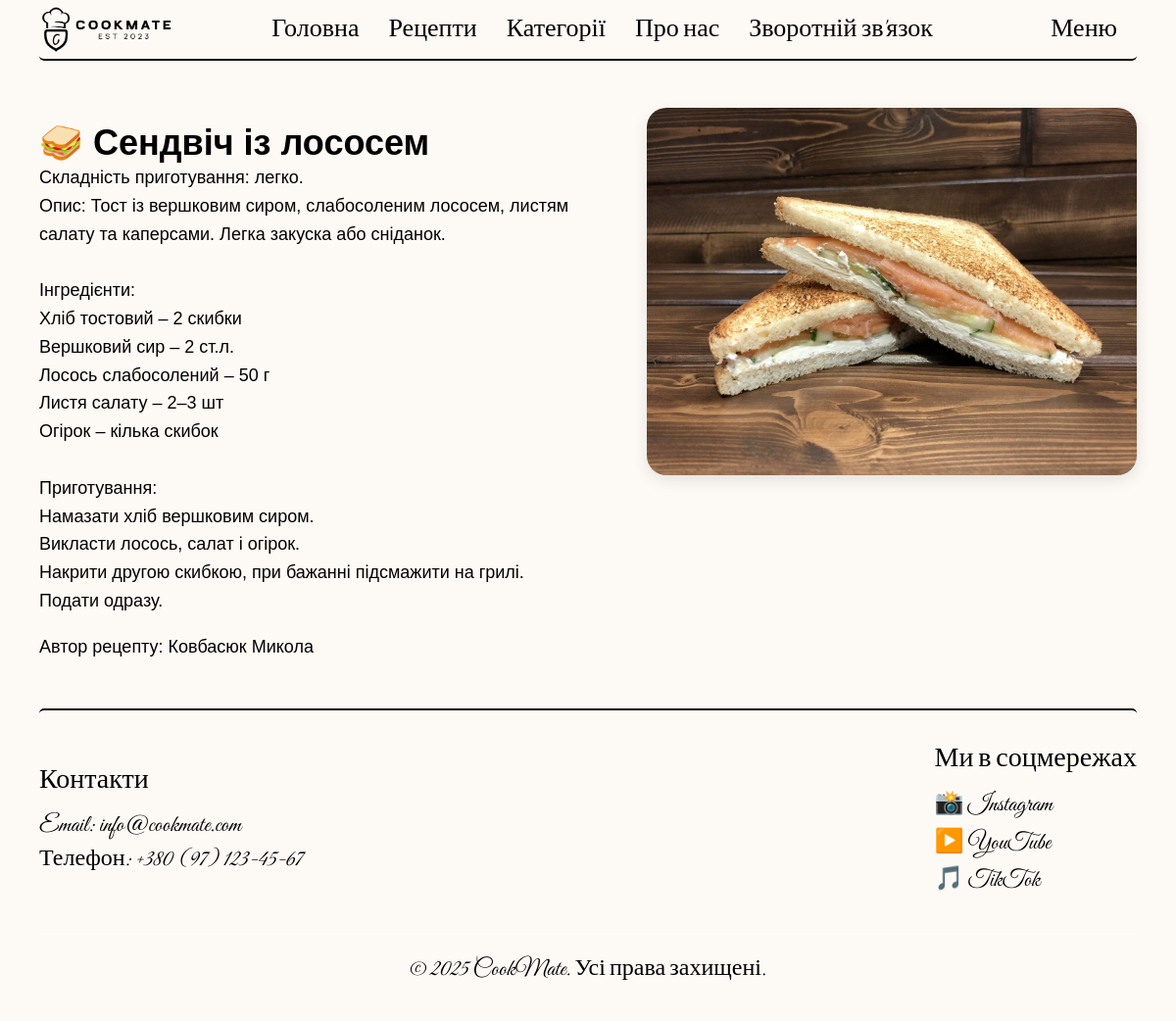
The page /recipes/recipe.php?id=6 on the database its author committed.
### tables this page shows
CREATE TABLE `recipe` (
  `id` int NOT NULL,
  `cook_id` int NOT NULL,
  `image` varchar(128) NOT NULL,
  `title` varchar(128) NOT NULL,
  `description` text NOT NULL,
  `complexity` tinyint NOT NULL
);

CREATE TABLE `user` (
  `id` int NOT NULL,
  `login` varchar(32) NOT NULL,
  `password` varchar(32) NOT NULL,
  `name` varchar(32) NOT NULL,
  `surname` varchar(32) NOT NULL,
  `email` varchar(64) NOT NULL,
  `role_id` int NOT NULL
);

### recipes/app/database/db.php (called while the page is built, shortened)
<?php
require('connect.php');
function dbCheckError($query){
    $errInfo = $query->errorInfo();
    return true;
}
function selectOne($table, $params = []){
    global $pdo;
    $sql = "SELECT * FROM $table";
    if (!empty($params)){
        $i = 0;
        foreach ($params as $key => $value){
            if ($i === 0){
                $sql = $sql . " WHERE $key = $value";
            }else{
                $sql = $sql . " AND $key = $value";
            }
            $i++;
        }
    }
    $query = $pdo->prepare($sql);
    $query->execute();
    return $query->fetch();
}

### recipes/recipe.php (the view, shortened to what this page needs)
<?php
$id = $_GET['id'];
$recipe = selectOne('recipe', ['id' => $id]);
$cook = selectOne('user', ['id' => $recipe['cook_id']]);
$complexityText = 'Невідомо';
if ($recipe['complexity'] == 1) {
    $complexityText = 'Складність приготування: легко.';
} elseif ($recipe['complexity'] == 2) {
    $complexityText = 'Складність приготування: середньо.';
} elseif ($recipe['complexity'] == 3) {
    $complexityText = 'Складність приготування: складно.';
}
?>
<!DOCTYPE html>
<html lang="en">
<head>
    <link rel="stylesheet" href="./assets/css/styles.css">
</head>
<body>
    <?php include("app/include/header.php"); ?>
    <div class="single-recipe-container container">
        <div class="recipe-content-block">
            <h1 class="recipe-title"><?= htmlspecialchars($recipe['title']) ?></h1>
            <p class="recipe-description"><?= $complexityText ?></p>
            <p class="recipe-description"><?= htmlspecialchars($recipe['description']) ?></p>
            <br><p class="recipe-description">Автор рецепту: <?= $cook['surname'] ?> <?= $cook['name'] ?></p>
        </div>
        <div class="recipe-image-block">
            <img src="./assets/img/recipes/<?= $recipe['image'] ?>" alt="Зображення рецепту">
        </div>
    </div>
    <?php include("app/include/footer.php"); ?>
</body>
</html>

### recipes/assets/css/styles.css (style rules this page uses)
* { margin: 0; padding: 0; font-weight: 400; text-decoration: none; color: white; font-family: "Montserrat", sans-serif; font-optical-sizing: auto; font-weight: 500; font-style: normal; text-decoration: none; }
body { background-color: #fdfaf6; color: black; }
html { scroll-behavior: smooth; }
.container { max-width: 1120px; margin: 0 auto; }
.single-recipe-container { display: flex; justify-content: center; align-items: flex-start; gap: 2rem; padding: 3rem 0; margin: 0 auto; color: black; }
.recipe-image-block img { max-width: 500px; height: auto; border-radius: 20px; box-shadow: 0 5px 15px rgba(0, 0, 0, 0.1); }
.recipe-content-block { flex: 1; color: #000; font-family: "Arial", sans-serif; }
.recipe-title { font-size: 36px; margin-bottom: 1rem; font-weight: bold; color: black; }
.recipe-description { font-size: 18px; line-height: 1.6; white-space: pre-wrap; color: black; }
.container h1 { color: black; margin: 15px 0 0; }

### rows shown on the page
recipe: title "🥪 Сендвіч із лососем", complexity "Складність приготування: легко.", description "Опис: Тост із вершковим сиром, слабосоленим лососем, листям салату та каперсами. Легка закуска або сніданок. Інгредієнти: Хліб тостовий – 2 скибки Вершковий сир – 2 ст.л. Лосось слабосолений – 50 г Листя салату – 2–3 шт Огірок – кілька скибок Приготування: Намазати хліб вершковим сиром. Викласти лосось, салат і огірок. Накрити другою скибкою, при бажанні підсмажити на грилі. Подати одразу.", image (picture)
user: surname "Ковбасюк", name "Микола"
